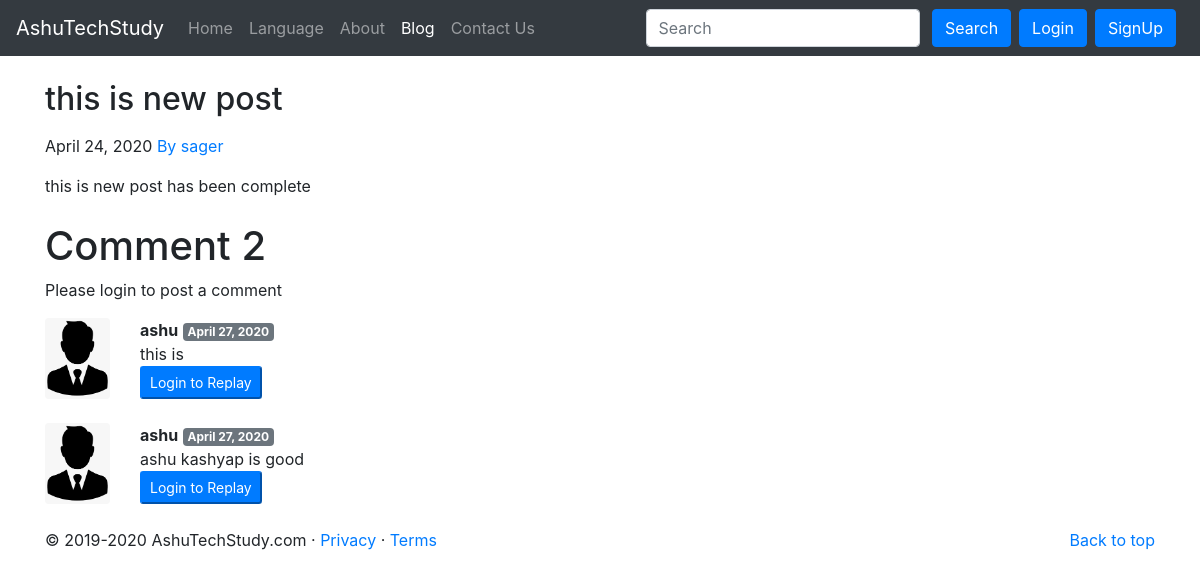
The page /blog/sager_point on the database its author committed.
### blog/models.py (models this page shows, shortened)
class Post(models.Model):
    sno =models.AutoField(primary_key=True)
    title = models.CharField(max_length=250)
    content = models.TextField()
    author = models.CharField(max_length=13)
    slug = models.CharField(max_length=150)
    timestamp = models.DateField(blank=True)

class BlogComment(models.Model):
    sno = models.AutoField(primary_key=True)
    comment= models.TextField()
    user = models.ForeignKey(User, on_delete=models.CASCADE)
    post = models.ForeignKey(Post,on_delete=models.CASCADE)
    parent = models.ForeignKey('self',on_delete=models.CASCADE ,null=True)
    timestamp = models.DateField(default=now)

### blog/views.py (the view)
# urls.py: path('<str:slug>', views.blogPost, name='blogPost'),
def blogPost(request, slug):
    post = Post.objects.filter(slug=slug).first()
    comment = BlogComment.objects.filter(post =post,parent=None)
    replies = BlogComment.objects.filter(post =post).exclude(parent=None)
    replyDict={}
    for reply in replies:
        if reply.parent.sno not in replyDict.keys():
            replyDict[reply.parent.sno] =[reply]
        else:
            replyDict[reply.parent.sno].append(reply)
    context = {'post':post , 'comment':comment ,'user':request.user , 'replyDict':replyDict}
    return render(request,'blog/blogPost.html',context)

### blog/templatetags/extras.py (called while the page is built)
@register.filter(name='get_val')
def get_val(dict,key):
    return dict.get(key)

### Templates/blog/blogPost.html (shortened to what this page needs)
{% extends 'base.html' %}
{% block blogactive %} active {% endblock blogactive %}
{% block body %}
{% load extras %}
   <div class="container my-4">
        <h2 class="blog-post-title">{{post.title}}</h2>
        <p class="blog-post-meta my-3">{{post.timestamp}}<a href="/about"> By {{post.author}}</a></p>
        <p>{{post.content|safe}}</p>
      </div>
 <div class="container">
     <h1>Comment {{comment.count}}</h1>
     <div class="my-2">
      {% if user.is_authenticated %}
         <form action="/blog/postComment" method="post">{% csrf_token %}
         <div class="form-group">
           <label for="comment">Post Comment</label>
          <input type="text" class="form-control"  id="comment"  name="comment"  placeholder="Enter comment here">
         </div>
         <input type="hidden" name="postSno" value="{{post.sno}}">
           <input type="hidden" name="parentSno" value="">
         <button type="submit" class="btn btn-primary">Submit</button>
     </form>
      {% else %}
       <p> Please login to post a comment</p>
      {% endif %}
     </div>
      {% for comment in comment %}
        <div class="row my-3">
         <div class="col-md-1">
         <img class="rounded mx-auto d-block w-100" src="/static/img/user3.png" alt="user">
         </div>
         <div class="col-md-11 ">
              <b>{{comment.user.username}}</b> <span class="badge badge-secondary"> {{comment.timestamp}}</span>
             <div>{{comment.comment}}</div>
             <div class="replay mx-0">
                 {% if user.is_authenticated %}
                 <button class="btn-sm btn-primary" type="button" data-toggle="collapse" data-target="#Repleybox{{comment.sno}}" aria-expanded="false" aria-controls="Repleybox{{comment.sno}}">
                  Replay
                 </button>
                 <div class="collapse" id="Repleybox{{comment.sno}}">
                 <div class="card card-body my-2">
                 <form action="/blog/postComment" method="post">{% csrf_token %}
                    <div class="form-group">
                    <label for="comment">Post Comment Replay</label>
                     <input type="text" class="form-control"   name="comment" placeholder="Enter comment here">
                        <input type="hidden" name="parentSno" value="{{comment.sno}}">
                      </div>
                      <input type="hidden" name="postSno" value="{{post.sno}}">
                     <button type="submit" class="btn btn-primary">Submit</button>
                 </form>
               </div>
              </div>
                 {% else %}
                  <button class="btn-sm btn-primary" type="button" data-toggle="collapse" data-target="#Repleybox{{comment.sno}}" aria-expanded="false"
                          aria-controls="Repleybox{{comment.sno}} disable">
                  Login to Replay
                 </button>
               {% endif %}
         </div>
       </div>
     </div>
     {% endfor %}
</div>
{% endblock body %}

### rows shown on the page
Post: title "this is new post", timestamp "April 24, 2020", author "sager", content "this is new post has been complete"
BlogComment: user.username "ashu", timestamp "April 27, 2020", comment "this is"
BlogComment: user.username "ashu", timestamp "April 27, 2020", comment "ashu kashyap is good"

### other values the page prints
{{ comment.count }} "2"
